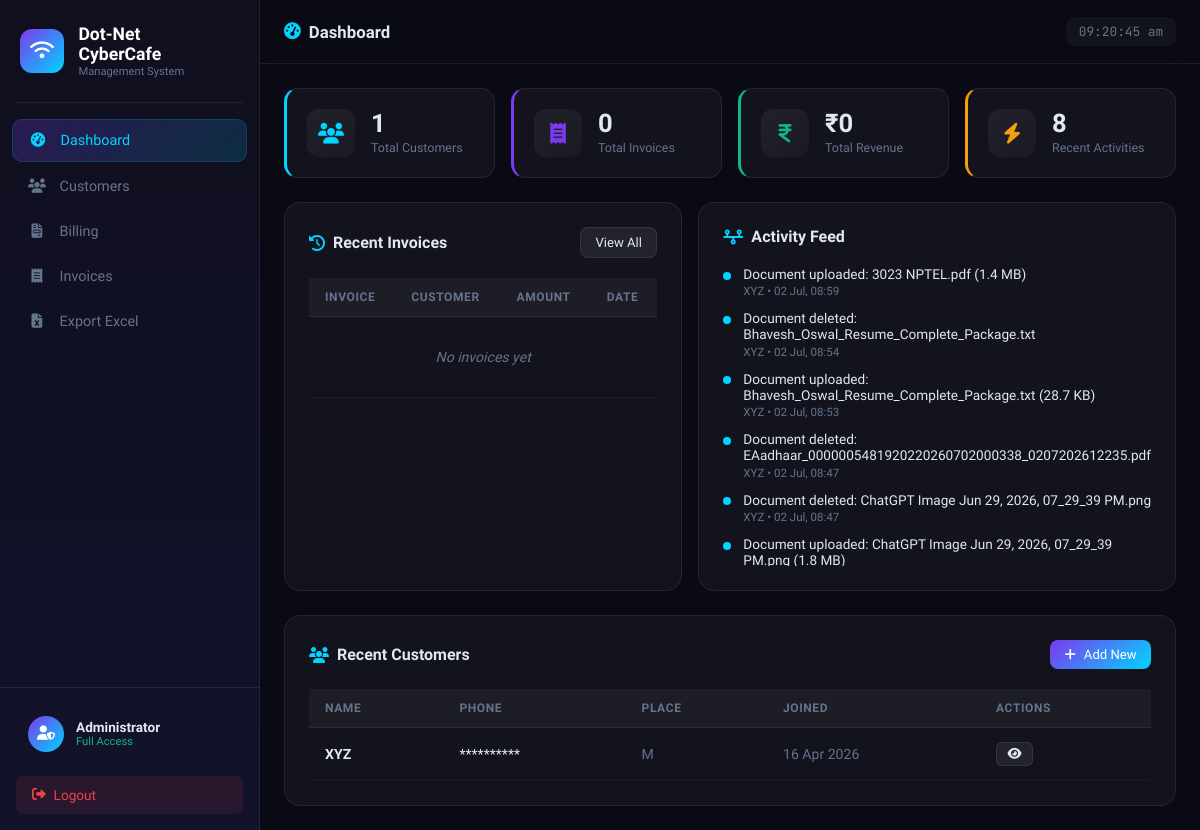
/dashboard (signed in), run on the app's committed database.
### app.py (models this page shows)
class Activity(db.Model):
    id          = db.Column(db.Integer, primary_key=True)
    customer_id = db.Column(db.Integer, db.ForeignKey('customer.id'), nullable=False)
    description = db.Column(db.String(500), nullable=False)
    date        = db.Column(db.DateTime, default=datetime.utcnow)

class Customer(db.Model):
    id         = db.Column(db.Integer, primary_key=True)
    name       = db.Column(db.String(100), nullable=False)
    phone      = db.Column(db.String(20),  nullable=False)
    email      = db.Column(db.String(120))
    place      = db.Column(db.String(100))
    created_at = db.Column(db.DateTime, default=datetime.utcnow)
    documents  = db.relationship('Document', backref='customer', lazy=True, cascade='all, delete-orphan')
    activities = db.relationship('Activity', backref='customer', lazy=True, cascade='all, delete-orphan')
    bills      = db.relationship('Bill',     backref='customer', lazy=True, cascade='all, delete-orphan')

### app.py (the view)
@app.route('/dashboard')
@login_required
def dashboard():
    return render_template('dashboard.html',
        total_customers   = Customer.query.count(),
        total_bills       = Bill.query.count(),
        total_revenue     = db.session.query(db.func.sum(Bill.total)).scalar() or 0,
        recent_bills      = Bill.query.order_by(Bill.date.desc()).limit(5).all(),
        recent_customers  = Customer.query.order_by(Customer.created_at.desc()).limit(5).all(),
        recent_activities = Activity.query.order_by(Activity.date.desc()).limit(8).all(),
    )

### app.py (called while the page is built)
def login_required(f):
    from functools import wraps
    @wraps(f)
    def decorated(*args, **kwargs):
        if not session.get('logged_in'):
            if request.headers.get('X-Requested-With') == 'XMLHttpRequest' or \
               request.accept_mimetypes.accept_json:
                return jsonify(ok=False, message='Authentication required.'), 401
            return redirect(url_for('login'))
        return f(*args, **kwargs)
    return decorated

### templates/dashboard.html (shortened to what this page needs)
{% extends "base.html" %}
{% block page_title %}<i class="fa-solid fa-gauge-high"></i> Dashboard{% endblock %}
{% block content %}
<div class="stats-grid">
  <div class="stat-card" style="--accent:#00d4ff">
    <div class="stat-icon"><i class="fa-solid fa-users"></i></div>
    <div class="stat-info"><div class="stat-num">{{ total_customers }}</div><div class="stat-label">Total Customers</div></div>
  </div>
  <div class="stat-card" style="--accent:#7c3aed">
    <div class="stat-icon"><i class="fa-solid fa-receipt"></i></div>
    <div class="stat-info"><div class="stat-num">{{ total_bills }}</div><div class="stat-label">Total Invoices</div></div>
  </div>
  <div class="stat-card" style="--accent:#10b981">
    <div class="stat-icon"><i class="fa-solid fa-indian-rupee-sign"></i></div>
    <div class="stat-info"><div class="stat-num">₹{{ "%.0f"|format(total_revenue) }}</div><div class="stat-label">Total Revenue</div></div>
  </div>
  <div class="stat-card" style="--accent:#f59e0b">
    <div class="stat-icon"><i class="fa-solid fa-bolt"></i></div>
    <div class="stat-info"><div class="stat-num">{{ recent_activities|length }}</div><div class="stat-label">Recent Activities</div></div>
  </div>
</div>
<div class="dashboard-grid">
  <div class="glass-card">
    <div class="card-header"><h3><i class="fa-solid fa-clock-rotate-left"></i> Recent Invoices</h3>
      <a href="{{ url_for('invoices') }}" class="btn btn-sm btn-ghost">View All</a></div>
    <div class="table-wrap">
      <table class="data-table">
        <thead><tr><th>Invoice</th><th>Customer</th><th>Amount</th><th>Date</th></tr></thead>
        <tbody>
        {% for b in recent_bills %}
        <tr>
          <td><span class="badge badge-blue">{{ b.invoice_number }}</span></td>
          <td>{{ b.customer.name }}</td>
          <td class="amount">₹{{ "%.2f"|format(b.total) }}</td>
          <td class="muted">{{ b.date.strftime('%d %b %Y') }}</td>
        </tr>
        {% else %}
        <tr><td colspan="4" class="empty-row">No invoices yet</td></tr>
        {% endfor %}
        </tbody>
      </table>
    </div>
  </div>
  <div class="glass-card">
    <div class="card-header"><h3><i class="fa-solid fa-timeline"></i> Activity Feed</h3></div>
    <div class="activity-feed">
      {% for act in recent_activities %}
      <div class="activity-item">
        <div class="activity-dot"></div>
        <div class="activity-content">
          <div class="activity-desc">{{ act.description }}</div>
          <div class="activity-meta">{{ act.customer.name }} &bull; {{ act.date.strftime('%d %b, %H:%M') }}</div>
        </div>
      </div>
      {% else %}
      <div class="empty-state"><i class="fa-solid fa-inbox"></i><p>No recent activity</p></div>
      {% endfor %}
    </div>
  </div>
</div>
<div class="glass-card mt-4">
  <div class="card-header"><h3><i class="fa-solid fa-users"></i> Recent Customers</h3>
    <a href="{{ url_for('add_customer') }}" class="btn btn-sm btn-primary"><i class="fa-solid fa-plus"></i> Add New</a></div>
  <div class="table-wrap">
    <table class="data-table">
      <thead><tr><th>Name</th><th>Phone</th><th>Place</th><th>Joined</th><th>Actions</th></tr></thead>
      <tbody>
      {% for c in recent_customers %}
      <tr>
        <td><strong>{{ c.name }}</strong></td>
        <td>{{ c.phone }}</td>
        <td class="muted">{{ c.place or '—' }}</td>
        <td class="muted">{{ c.created_at.strftime('%d %b %Y') }}</td>
        <td><a href="{{ url_for('customer_profile', cid=c.id) }}" class="btn btn-xs btn-ghost"><i class="fa-solid fa-eye"></i></a></td>
      </tr>
      {% else %}
      <tr><td colspan="5" class="empty-row">No customers yet</td></tr>
      {% endfor %}
      </tbody>
    </table>
  </div>
</div>
{% endblock %}

### static/css/style.css (style rules this page uses)
:root { --bg: #0a0a14; --surface: rgba(255,255,255,0.04); --surface2: rgba(255,255,255,0.07); --border: rgba(255,255,255,0.08); --accent: #00d4ff; --accent2: #7c3aed; --green: #10b981; --red: #ef4444; --amber: #f59e0b; --text: #e2e8f0; --muted: #64748b; --sidebar-w: 260px; --topbar-h: 64px; }
*, *::before, *::after { box-sizing: border-box; margin: 0; padding: 0; }
html { scroll-behavior: smooth; }
body { font-family: 'Sora', sans-serif; background: var(--bg); color: var(--text); min-height: 100vh; overflow-x: hidden; }
a { text-decoration: none; color: inherit; }
.page-title i { color: var(--accent); }
.glass-card { background: var(--surface); backdrop-filter: blur(12px); border: 1px solid var(--border); border-radius: 16px; padding: 1.5rem; transition: transform .2s, box-shadow .2s; }
.mt-4 { margin-top: 1.5rem; }
.card-header { display: flex; align-items: center; justify-content: space-between; margin-bottom: 1.25rem; }
.card-header h3 { font-size: 1rem; font-weight: 600; display: flex; align-items: center; gap: .5rem; }
.card-header h3 i { color: var(--accent); }
.stats-grid { display: grid; grid-template-columns: repeat(auto-fit, minmax(200px, 1fr)); gap: 1rem; margin-bottom: 1.5rem; }
.stat-card { background: var(--surface); border: 1px solid var(--border); border-radius: 14px; padding: 1.25rem; display: flex; align-items: center; gap: 1rem; border-left: 3px solid var(--accent); transition: transform .2s; }
.stat-icon { width: 48px; height: 48px; background: linear-gradient(135deg, rgba(255,255,255,.06), rgba(255,255,255,.03)); border-radius: 12px; display: flex; align-items: center; justify-content: center; font-size: 1.3rem; color: var(--accent); flex-shrink: 0; }
.stat-num { font-size: 1.6rem; font-weight: 700; line-height: 1; }
.stat-label { font-size: .78rem; color: var(--muted); margin-top: .25rem; }
.dashboard-grid { display: grid; grid-template-columns: 1fr 1fr; gap: 1rem; }
.table-wrap { overflow-x: auto; }
.data-table { width: 100%; border-collapse: collapse; font-size: .88rem; }
.data-table thead th { padding: .75rem 1rem; background: rgba(255,255,255,.04); color: var(--muted); font-weight: 600; font-size: .75rem; text-transform: uppercase; letter-spacing: .05em; text-align: left; border-bottom: 1px solid var(--border); }
.data-table tbody td { padding: .85rem 1rem; border-bottom: 1px solid rgba(255,255,255,.04); vertical-align: middle; }
.empty-row { text-align: center; color: var(--muted); padding: 2rem !important; font-style: italic; }
.muted { color: var(--muted); }
.btn { display: inline-flex; align-items: center; gap: .5rem; padding: .6rem 1.2rem; border-radius: 8px; border: none; font-family: inherit; font-size: .85rem; font-weight: 500; cursor: pointer; transition: all .2s; text-decoration: none; }
.btn-primary { background: linear-gradient(135deg, var(--accent2), var(--accent)); color: #fff; }
.btn-ghost { background: var(--surface2); color: var(--text); border: 1px solid var(--border); }
.btn-sm { padding: .45rem .9rem; font-size: .82rem; }
.btn-xs { padding: .3rem .65rem; font-size: .78rem; border-radius: 6px; }
.activity-feed { display: flex; flex-direction: column; gap: .75rem; max-height: 300px; overflow-y: auto; }
.activity-item { display: flex; gap: .75rem; align-items: flex-start; }
.activity-dot { width: 8px; height: 8px; border-radius: 50%; background: var(--accent); flex-shrink: 0; margin-top: .35rem; }
.activity-content { flex: 1; }
.activity-desc { font-size: .85rem; }
.activity-meta { font-size: .72rem; color: var(--muted); margin-top: .15rem; }

### data on the page
Activity: description "Document uploaded: 3023 NPTEL.pdf (1.4 MB)", customer.name "XYZ", date "02 Jul, 08:59"
Activity: description "Document deleted: Bhavesh_Oswal_Resume_Complete_Package.txt", customer.name "XYZ", date "02 Jul, 08:54"
Activity: description "Document uploaded: Bhavesh_Oswal_Resume_Complete_Package.txt (28.7 KB)", customer.name "XYZ", date "02 Jul, 08:53"
Activity: description "Document deleted: EAadhaar_0000005481920220260702000338_0207202612235.pdf", customer.name "XYZ", date "02 Jul, 08:47"
Activity: description "Document deleted: ChatGPT Image Jun 29, 2026, 07_29_39 PM.png", customer.name "XYZ", date "02 Jul, 08:47"
Activity: description "Document uploaded: ChatGPT Image Jun 29, 2026, 07_29_39 PM.png (1.8 MB)"
Customer: name "XYZ", phone "**********", place "M", created_at "16 Apr 2026"

### other printed values
{{ total_customers }} "1"
{{ total_bills }} "0"
{{ "%.0f"|format(total_revenue) }} "0"
{{ recent_activities|length }} "8"
